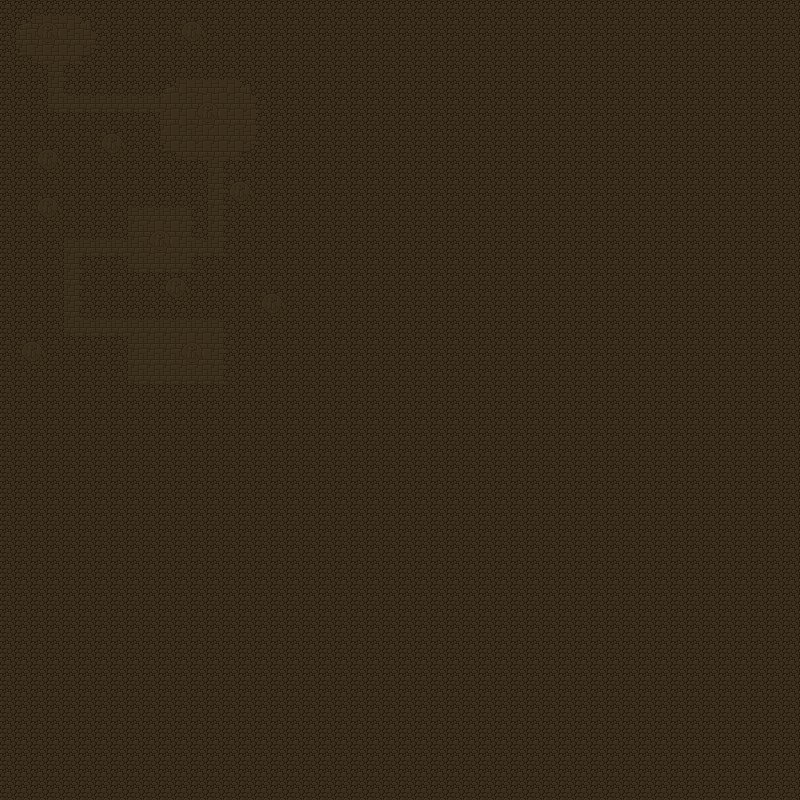

A 2D game scene composited from a Tiled map and its tileset images. What follows is a short description and the map's XML, with each tile layer's data collapsed to a summary:
An orthogonal 50x50 tile map with 16x16 px tiles, 1 tile layer (Tile Layer 1) and 1902 objects (n_0132, n_0133, n_0134, n_0135, n_0136, ...).

<map version="1.0" orientation="orthogonal" width="50" height="50" tilewidth="16" tileheight="16">
 <tileset firstgid="1" name="tileset1" tilewidth="16" tileheight="16">
  <image source="../images/tileset1.png" width="512" height="512" />
 </tileset>
 <imagelayer name="Background" width="50" height="50" />
 <objectgroup name="Nodes" width="50" height="50">
  <!-- 1902 objects omitted --></objectgroup>
 <layer name="Tile Layer 1" width="50" height="50" opacity="0.86">
  <data>[2500 cells, 2500 non-empty, 22 distinct tile ids]</data>
 </layer>
</map>
<!-- 1902 of 1902 objects omitted -->
